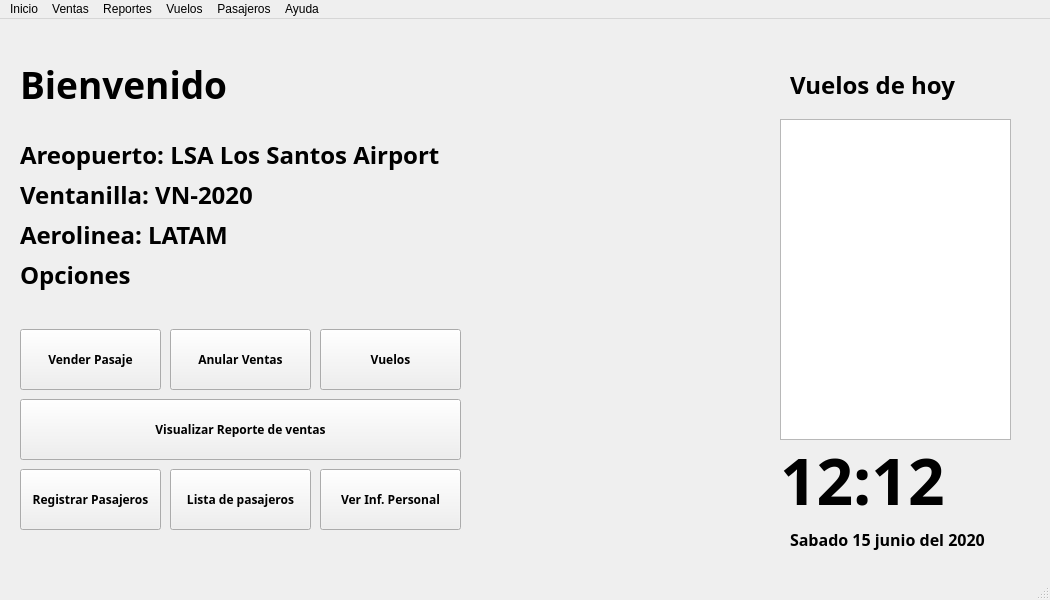
<?xml version="1.0" encoding="UTF-8"?>
<ui version="4.0">
 <class>MainWindow</class>
 <widget class="QMainWindow" name="MainWindow">
  <property name="geometry">
   <rect>
    <x>0</x>
    <y>0</y>
    <width>1050</width>
    <height>600</height>
   </rect>
  </property>
  <property name="windowTitle">
   <string>MainWindow</string>
  </property>
  <widget class="QWidget" name="centralwidget">
   <widget class="QLabel" name="VendedorN">
    <property name="geometry">
     <rect>
      <x>260</x>
      <y>40</y>
      <width>441</width>
      <height>61</height>
     </rect>
    </property>
    <property name="font">
     <font>
      <family>Source Sans Pro</family>
      <pointsize>24</pointsize>
      <weight>75</weight>
      <bold>true</bold>
     </font>
    </property>
    <property name="text">
     <string>&lt;Vendedor Nombre&gt;</string>
    </property>
   </widget>
   <widget class="QLabel" name="label_4">
    <property name="geometry">
     <rect>
      <x>790</x>
      <y>500</y>
      <width>221</width>
      <height>41</height>
     </rect>
    </property>
    <property name="font">
     <font>
      <family>Source Sans Pro</family>
      <pointsize>12</pointsize>
      <weight>75</weight>
      <bold>true</bold>
     </font>
    </property>
    <property name="text">
     <string>Sabado 15 junio del 2020</string>
    </property>
   </widget>
   <widget class="QLabel" name="label_6">
    <property name="geometry">
     <rect>
      <x>20</x>
      <y>160</y>
      <width>581</width>
      <height>31</height>
     </rect>
    </property>
    <property name="font">
     <font>
      <family>Source Sans Pro</family>
      <pointsize>18</pointsize>
      <weight>75</weight>
      <bold>true</bold>
     </font>
    </property>
    <property name="text">
     <string>Ventanilla: VN-2020</string>
    </property>
   </widget>
   <widget class="QPushButton" name="pushButton_2">
    <property name="geometry">
     <rect>
      <x>170</x>
      <y>310</y>
      <width>141</width>
      <height>61</height>
     </rect>
    </property>
    <property name="font">
     <font>
      <family>Source Sans Pro</family>
      <weight>75</weight>
      <bold>true</bold>
     </font>
    </property>
    <property name="text">
     <string>Anular Ventas</string>
    </property>
   </widget>
   <widget class="QPushButton" name="pushButton_7">
    <property name="geometry">
     <rect>
      <x>320</x>
      <y>450</y>
      <width>141</width>
      <height>61</height>
     </rect>
    </property>
    <property name="font">
     <font>
      <family>Source Sans Pro</family>
      <weight>75</weight>
      <bold>true</bold>
     </font>
    </property>
    <property name="text">
     <string>Ver Inf. Personal</string>
    </property>
   </widget>
   <widget class="QLabel" name="label_7">
    <property name="geometry">
     <rect>
      <x>20</x>
      <y>200</y>
      <width>551</width>
      <height>31</height>
     </rect>
    </property>
    <property name="font">
     <font>
      <family>Source Sans Pro</family>
      <pointsize>18</pointsize>
      <weight>75</weight>
      <bold>true</bold>
     </font>
    </property>
    <property name="text">
     <string>Aerolinea: LATAM</string>
    </property>
   </widget>
   <widget class="QLabel" name="label_8">
    <property name="geometry">
     <rect>
      <x>20</x>
      <y>240</y>
      <width>551</width>
      <height>31</height>
     </rect>
    </property>
    <property name="font">
     <font>
      <family>Source Sans Pro Black</family>
      <pointsize>18</pointsize>
      <weight>75</weight>
      <bold>true</bold>
     </font>
    </property>
    <property name="text">
     <string>Opciones</string>
    </property>
   </widget>
   <widget class="QLabel" name="label_3">
    <property name="geometry">
     <rect>
      <x>780</x>
      <y>420</y>
      <width>231</width>
      <height>81</height>
     </rect>
    </property>
    <property name="font">
     <font>
      <family>Source Sans Pro</family>
      <pointsize>48</pointsize>
      <weight>75</weight>
      <bold>true</bold>
     </font>
    </property>
    <property name="text">
     <string>12:12</string>
    </property>
   </widget>
   <widget class="QPushButton" name="pushButton">
    <property name="geometry">
     <rect>
      <x>20</x>
      <y>310</y>
      <width>141</width>
      <height>61</height>
     </rect>
    </property>
    <property name="font">
     <font>
      <family>Source Sans Pro</family>
      <weight>75</weight>
      <bold>true</bold>
     </font>
    </property>
    <property name="text">
     <string>Vender Pasaje</string>
    </property>
   </widget>
   <widget class="QLabel" name="label">
    <property name="geometry">
     <rect>
      <x>20</x>
      <y>20</y>
      <width>251</width>
      <height>91</height>
     </rect>
    </property>
    <property name="font">
     <font>
      <family>Source Sans Pro</family>
      <pointsize>28</pointsize>
      <weight>75</weight>
      <bold>true</bold>
     </font>
    </property>
    <property name="text">
     <string>Bienvenido</string>
    </property>
   </widget>
   <widget class="QPushButton" name="pushButton_6">
    <property name="geometry">
     <rect>
      <x>170</x>
      <y>450</y>
      <width>141</width>
      <height>61</height>
     </rect>
    </property>
    <property name="font">
     <font>
      <family>Source Sans Pro</family>
      <weight>75</weight>
      <bold>true</bold>
     </font>
    </property>
    <property name="text">
     <string>Lista de pasajeros</string>
    </property>
   </widget>
   <widget class="QLabel" name="label_5">
    <property name="geometry">
     <rect>
      <x>20</x>
      <y>120</y>
      <width>601</width>
      <height>31</height>
     </rect>
    </property>
    <property name="font">
     <font>
      <family>Source Sans Pro</family>
      <pointsize>18</pointsize>
      <weight>75</weight>
      <bold>true</bold>
     </font>
    </property>
    <property name="text">
     <string>Areopuerto: LSA Los Santos Airport</string>
    </property>
   </widget>
   <widget class="QPushButton" name="pushButton_5">
    <property name="geometry">
     <rect>
      <x>20</x>
      <y>450</y>
      <width>141</width>
      <height>61</height>
     </rect>
    </property>
    <property name="font">
     <font>
      <family>Source Sans Pro</family>
      <weight>75</weight>
      <bold>true</bold>
     </font>
    </property>
    <property name="text">
     <string>Registrar Pasajeros</string>
    </property>
   </widget>
   <widget class="QListView" name="listView">
    <property name="geometry">
     <rect>
      <x>780</x>
      <y>100</y>
      <width>231</width>
      <height>321</height>
     </rect>
    </property>
    <property name="font">
     <font>
      <family>Source Sans Pro</family>
      <pointsize>18</pointsize>
      <weight>75</weight>
      <bold>true</bold>
     </font>
    </property>
   </widget>
   <widget class="QLabel" name="label_2">
    <property name="geometry">
     <rect>
      <x>790</x>
      <y>50</y>
      <width>251</width>
      <height>31</height>
     </rect>
    </property>
    <property name="font">
     <font>
      <family>Source Sans Pro</family>
      <pointsize>18</pointsize>
      <weight>75</weight>
      <bold>true</bold>
     </font>
    </property>
    <property name="text">
     <string>Vuelos de hoy</string>
    </property>
   </widget>
   <widget class="QPushButton" name="pushButton_4">
    <property name="geometry">
     <rect>
      <x>20</x>
      <y>380</y>
      <width>441</width>
      <height>61</height>
     </rect>
    </property>
    <property name="font">
     <font>
      <family>Source Sans Pro</family>
      <weight>75</weight>
      <bold>true</bold>
     </font>
    </property>
    <property name="text">
     <string>Visualizar Reporte de ventas</string>
    </property>
   </widget>
   <widget class="QPushButton" name="pushButton_3">
    <property name="geometry">
     <rect>
      <x>320</x>
      <y>310</y>
      <width>141</width>
      <height>61</height>
     </rect>
    </property>
    <property name="font">
     <font>
      <family>Source Sans Pro</family>
      <weight>75</weight>
      <bold>true</bold>
     </font>
    </property>
    <property name="text">
     <string>Vuelos</string>
    </property>
   </widget>
  </widget>
  <widget class="QMenuBar" name="menubar">
   <property name="geometry">
    <rect>
     <x>0</x>
     <y>0</y>
     <width>1050</width>
     <height>26</height>
    </rect>
   </property>
   <widget class="QMenu" name="menuInicio">
    <property name="title">
     <string>Inicio</string>
    </property>
    <addaction name="actionIr_6"/>
   </widget>
   <widget class="QMenu" name="menuVentas">
    <property name="title">
     <string>Ventas</string>
    </property>
    <addaction name="actionIr"/>
   </widget>
   <widget class="QMenu" name="menuReportes">
    <property name="title">
     <string>Reportes</string>
    </property>
    <addaction name="actionIr_2"/>
   </widget>
   <widget class="QMenu" name="menuVuelos">
    <property name="title">
     <string>Vuelos</string>
    </property>
    <addaction name="actionIr_3"/>
   </widget>
   <widget class="QMenu" name="menuPasajeros">
    <property name="title">
     <string>Pasajeros</string>
    </property>
    <addaction name="actionIr_4"/>
   </widget>
   <widget class="QMenu" name="menuAyuda">
    <property name="title">
     <string>Ayuda</string>
    </property>
    <addaction name="actionIr_5"/>
   </widget>
   <addaction name="menuInicio"/>
   <addaction name="menuVentas"/>
   <addaction name="menuReportes"/>
   <addaction name="menuVuelos"/>
   <addaction name="menuPasajeros"/>
   <addaction name="menuAyuda"/>
  </widget>
  <widget class="QStatusBar" name="statusbar"/>
  <action name="actionIr">
   <property name="text">
    <string>Ir</string>
   </property>
   <property name="shortcutContext">
    <enum>Qt::WindowShortcut</enum>
   </property>
  </action>
  <action name="actionIr_2">
   <property name="text">
    <string>Ir</string>
   </property>
  </action>
  <action name="actionIr_3">
   <property name="text">
    <string>Ir</string>
   </property>
  </action>
  <action name="actionIr_4">
   <property name="text">
    <string>Ir</string>
   </property>
  </action>
  <action name="actionIr_5">
   <property name="text">
    <string>Ir</string>
   </property>
  </action>
  <action name="actionIr_6">
   <property name="text">
    <string>Ir</string>
   </property>
  </action>
 </widget>
 <resources/>
 <connections/>
</ui>
